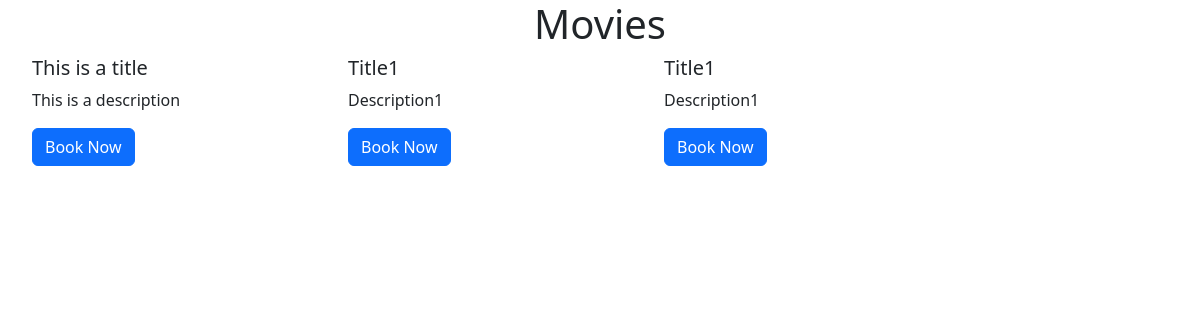
Page /movies/ on the committed database.
### movie_theater_booking/models.py (models this page shows)
class Movie(models.Model):
    id = models.AutoField(primary_key=True)
    title = models.TextField()
    description = models.TextField()
    release_date = models.DateField()
    duration = models.IntegerField()

### movie_theater_booking/views.py (the view)
# urls.py: path('movies/', movie_view, name='movie_view'),
def movie_view(request):
    movies = Movie.objects.all()
    return render(request, 'movie_list.html', {'movies': movies})

### movie_theater_booking/templates/movie_list.html (shortened to what this page needs)
{% extends "base.html" %}
{% block content %}
<h1 class="text-center">Movies</h1>
<ul>
    <div class="d-flex flex-wrap gap-3">
    {% for movie in movies %}
    <div class="list-group-item flex-fill" style="min-width: 250px; max-width: 300px;">
    <li class="list-group-item">
        <h5>{{ movie.title }}</h5>
        <p>{{ movie.description }}</p>
        <a href="{% url 'seat_booking_view' movie.id %}" class="btn btn-primary">Book Now</a>
    </div>
    {% endfor %}
    </div>
</ul>
{% endblock %}

### movie_theater_booking/static/main.css (style rules this page uses)
.list-group-item { margin-bottom: 10px; }

### rows in the picture
Movie: title "This is a title", description "This is a description"
Movie: title "Title1", description "Description1"
Movie: title "Title1", description "Description1"
